Frame 1 (no input): blank canvas, image omitted
Frame 60 (no input): blank canvas, image omitted
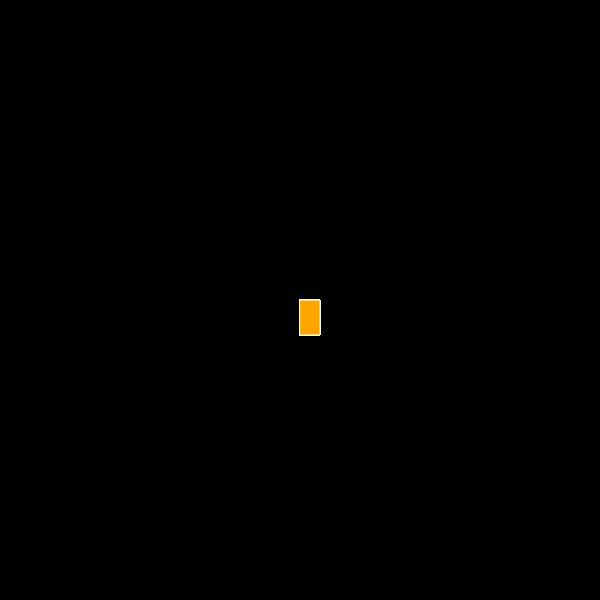
Frame 120 (the mouse pressed at the canvas centre since frame 60)

The p5.js sketch whose frames 1 and 60 were blank and that drew this single picture after the mouse press (run headless with seeded random() and noise() and a simulated clock; from frame 60 on, the mouse is pressed at the canvas centre):

// p5.js sketch
// ── sketch.js
function setup() {
  createCanvas(600, 600);
  background("black");
}

function draw() {
  stroke("white");
  fill("orange");
  // console.log(mouseIsPressed)
  if (mouseIsPressed) {
    rect(mouseX, mouseY, 20, 35);
  }
}
